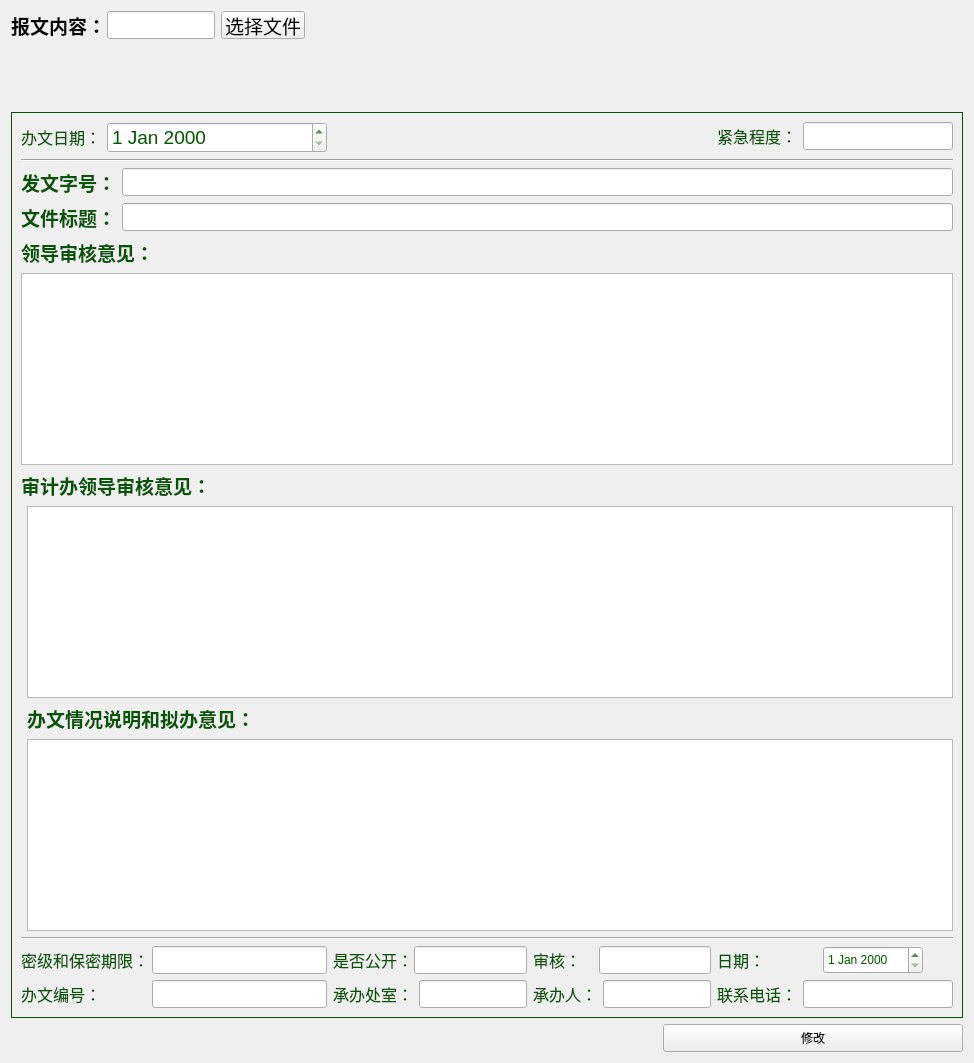
     <widget class="QWidget" name="page_basicinfo">
      <layout class="QGridLayout" name="gridLayout_6">
       <item row="2" column="0" colspan="2">
        <widget class="QWidget" name="widget_gwhead" native="true">
         <property name="minimumSize">
          <size>
           <width>0</width>
           <height>60</height>
          </size>
         </property>
         <property name="styleSheet">
          <string notr="true">image:url(:/resource_dir/gwdarkhead.png)</string>
         </property>
        </widget>
       </item>
       <item row="3" column="0" colspan="2">
        <widget class="QFrame" name="frame_2">
         <property name="styleSheet">
          <string notr="true">color: rgb(0, 85, 0);</string>
         </property>
         <property name="frameShape">
          <enum>QFrame::Box</enum>
         </property>
         <property name="frameShadow">
          <enum>QFrame::Plain</enum>
         </property>
         <layout class="QGridLayout" name="gridLayout">
          <item row="0" column="0">
           <layout class="QFormLayout" name="formLayout_35">
            <item row="0" column="0">
             <widget class="QLabel" name="label_34">
              <property name="font">
               <font>
                <pointsize>12</pointsize>
               </font>
              </property>
              <property name="text">
               <string>&lt;html&gt;&lt;head/&gt;&lt;body&gt;&lt;p&gt;&lt;span style=&quot; color:#005500;&quot;&gt;办文日期：&lt;/span&gt;&lt;/p&gt;&lt;/body&gt;&lt;/html&gt;</string>
              </property>
             </widget>
            </item>
            <item row="0" column="1">
             <widget class="QDateEdit" name="dateEdit_7">
              <property name="font">
               <font>
                <pointsize>14</pointsize>
               </font>
              </property>
             </widget>
            </item>
           </layout>
          </item>
          <item row="0" column="3">
           <layout class="QFormLayout" name="formLayout_36">
            <item row="0" column="0">
             <widget class="QLabel" name="label_35">
              <property name="font">
               <font>
                <pointsize>12</pointsize>
               </font>
              </property>
              <property name="text">
               <string>&lt;html&gt;&lt;head/&gt;&lt;body&gt;&lt;p&gt;&lt;span style=&quot; color:#005500;&quot;&gt;紧急程度：&lt;/span&gt;&lt;/p&gt;&lt;/body&gt;&lt;/html&gt;</string>
              </property>
             </widget>
            </item>
            <item row="0" column="1">
             <widget class="QLineEdit" name="lineEdit_29">
              <property name="minimumSize">
               <size>
                <width>150</width>
                <height>28</height>
               </size>
              </property>
              <property name="maximumSize">
               <size>
                <width>150</width>
                <height>0</height>
               </size>
              </property>
              <property name="font">
               <font>
                <pointsize>9</pointsize>
               </font>
              </property>
             </widget>
            </item>
           </layout>
          </item>
          <item row="1" column="0" colspan="4">
           <widget class="Line" name="line_4">
            <property name="sizePolicy">
             <sizepolicy hsizetype="Expanding" vsizetype="Fixed">
              <horstretch>0</horstretch>
              <verstretch>0</verstretch>
             </sizepolicy>
            </property>
            <property name="orientation">
             <enum>Qt::Horizontal</enum>
            </property>
           </widget>
          </item>
          <item row="2" column="0" colspan="4">
           <layout class="QFormLayout" name="formLayout_17">
            <item row="0" column="0">
             <widget class="QLabel" name="label_num">
              <property name="font">
               <font>
                <pointsize>14</pointsize>
                <weight>75</weight>
                <bold>true</bold>
               </font>
              </property>
              <property name="text">
               <string>&lt;html&gt;&lt;head/&gt;&lt;body&gt;&lt;p&gt;&lt;span style=&quot; color:#005500;&quot;&gt;发文字号：&lt;/span&gt;&lt;/p&gt;&lt;/body&gt;&lt;/html&gt;</string>
              </property>
             </widget>
            </item>
            <item row="0" column="1">
             <widget class="QLineEdit" name="lineEdit_num">
              <property name="sizePolicy">
               <sizepolicy hsizetype="Expanding" vsizetype="Fixed">
                <horstretch>0</horstretch>
                <verstretch>0</verstretch>
               </sizepolicy>
              </property>
              <property name="minimumSize">
               <size>
                <width>0</width>
                <height>28</height>
               </size>
              </property>
             </widget>
            </item>
           </layout>
          </item>
          <item row="3" column="0" colspan="4">
           <layout class="QFormLayout" name="formLayout_18">
            <item row="0" column="0">
             <widget class="QLabel" name="label_num_3">
              <property name="font">
               <font>
                <pointsize>14</pointsize>
                <weight>75</weight>
                <bold>true</bold>
               </font>
              </property>
              <property name="text">
               <string>&lt;html&gt;&lt;head/&gt;&lt;body&gt;&lt;p&gt;&lt;span style=&quot; color:#005500;&quot;&gt;文件标题：&lt;/span&gt;&lt;/p&gt;&lt;/body&gt;&lt;/html&gt;</string>
              </property>
             </widget>
            </item>
            <item row="0" column="1">
             <widget class="QLineEdit" name="lineEdit_num_3">
              <property name="sizePolicy">
               <sizepolicy hsizetype="Expanding" vsizetype="Fixed">
                <horstretch>0</horstretch>
                <verstretch>0</verstretch>
               </sizepolicy>
              </property>
              <property name="minimumSize">
               <size>
                <width>0</width>
                <height>28</height>
               </size>
              </property>
             </widget>
            </item>
           </layout>
          </item>
          <item row="4" column="0" colspan="4">
           <layout class="QFormLayout" name="formLayout_19">
            <item row="0" column="0">
             <widget class="QLabel" name="label_num_4">
              <property name="font">
               <font>
                <pointsize>14</pointsize>
                <weight>75</weight>
                <bold>true</bold>
               </font>
              </property>
              <property name="text">
               <string>&lt;html&gt;&lt;head/&gt;&lt;body&gt;&lt;p&gt;&lt;span style=&quot; color:#005500;&quot;&gt;领导审核意见：&lt;/span&gt;&lt;/p&gt;&lt;/body&gt;&lt;/html&gt;</string>
              </property>
             </widget>
            </item>
            <item row="1" column="0" colspan="2">
             <widget class="QTextEdit" name="textEdit_2"/>
            </item>
           </layout>
          </item>
          <item row="5" column="0" colspan="4">
           <layout class="QFormLayout" name="formLayout_20">
            <item row="0" column="0" colspan="2">
             <widget class="QLabel" name="label_num_5">
              <property name="font">
               <font>
                <pointsize>14</pointsize>
                <weight>75</weight>
                <bold>true</bold>
               </font>
              </property>
              <property name="text">
               <string notr="true">&lt;html&gt;&lt;head/&gt;&lt;body&gt;&lt;p&gt;&lt;span style=&quot; color:#005500;&quot;&gt;审计办领导审核意见：&lt;/span&gt;&lt;/p&gt;&lt;/body&gt;&lt;/html&gt;</string>
              </property>
             </widget>
            </item>
            <item row="1" column="1">
             <widget class="QTextEdit" name="textEdit_4"/>
            </item>
           </layout>
          </item>
          <item row="6" column="0" colspan="4">
           <layout class="QFormLayout" name="formLayout_21">
            <item row="2" column="1">
             <widget class="QTextEdit" name="textEdit_3"/>
            </item>
            <item row="1" column="1">
             <widget class="QLabel" name="label_num_6">
              <property name="font">
               <font>
                <pointsize>14</pointsize>
                <weight>75</weight>
                <bold>true</bold>
               </font>
              </property>
              <property name="text">
               <string notr="true">&lt;html&gt;&lt;head/&gt;&lt;body&gt;&lt;p&gt;&lt;span style=&quot; color:#005500;&quot;&gt;办文情况说明和拟办意见：&lt;/span&gt;&lt;/p&gt;&lt;/body&gt;&lt;/html&gt;</string>
              </property>
             </widget>
            </item>
           </layout>
          </item>
          <item row="7" column="0" colspan="4">
           <widget class="Line" name="line_3">
            <property name="sizePolicy">
             <sizepolicy hsizetype="Expanding" vsizetype="Fixed">
              <horstretch>0</horstretch>
              <verstretch>0</verstretch>
             </sizepolicy>
            </property>
            <property name="orientation">
             <enum>Qt::Horizontal</enum>
            </property>
           </widget>
          </item>
          <item row="8" column="0">
           <layout class="QFormLayout" name="formLayout_27">
            <item row="0" column="0">
             <widget class="QLabel" name="label_26">
              <property name="minimumSize">
               <size>
                <width>125</width>
                <height>0</height>
               </size>
              </property>
              <property name="maximumSize">
               <size>
                <width>100</width>
                <height>16777215</height>
               </size>
              </property>
              <property name="font">
               <font>
                <pointsize>12</pointsize>
               </font>
              </property>
              <property name="text">
               <string>&lt;html&gt;&lt;head/&gt;&lt;body&gt;&lt;p&gt;&lt;span style=&quot; color:#005500;&quot;&gt;密级和保密期限：&lt;/span&gt;&lt;/p&gt;&lt;/body&gt;&lt;/html&gt;</string>
              </property>
             </widget>
            </item>
            <item row="0" column="1">
             <widget class="QLineEdit" name="lineEdit_22">
              <property name="minimumSize">
               <size>
                <width>175</width>
                <height>28</height>
               </size>
              </property>
              <property name="maximumSize">
               <size>
                <width>175</width>
                <height>0</height>
               </size>
              </property>
             </widget>
            </item>
           </layout>
          </item>
          <item row="8" column="1">
           <layout class="QFormLayout" name="formLayout_28">
            <item row="0" column="0">
             <widget class="QLabel" name="label_27">
              <property name="minimumSize">
               <size>
                <width>75</width>
                <height>0</height>
               </size>
              </property>
              <property name="maximumSize">
               <size>
                <width>75</width>
                <height>16777215</height>
               </size>
              </property>
              <property name="font">
               <font>
                <pointsize>12</pointsize>
               </font>
              </property>
              <property name="text">
               <string>&lt;html&gt;&lt;head/&gt;&lt;body&gt;&lt;p&gt;&lt;span style=&quot; color:#005500;&quot;&gt;是否公开：&lt;/span&gt;&lt;/p&gt;&lt;/body&gt;&lt;/html&gt;</string>
              </property>
             </widget>
            </item>
            <item row="0" column="1">
             <widget class="QLineEdit" name="lineEdit_23">
              <property name="minimumSize">
               <size>
                <width>0</width>
                <height>28</height>
               </size>
              </property>
              <property name="maximumSize">
               <size>
                <width>120</width>
                <height>16777215</height>
               </size>
              </property>
             </widget>
            </item>
           </layout>
          </item>
          <item row="8" column="2">
           <layout class="QFormLayout" name="formLayout_29">
            <item row="0" column="0">
             <widget class="QLabel" name="label_28">
              <property name="minimumSize">
               <size>
                <width>60</width>
                <height>0</height>
               </size>
              </property>
              <property name="maximumSize">
               <size>
                <width>60</width>
                <height>16777215</height>
               </size>
              </property>
              <property name="font">
               <font>
                <pointsize>12</pointsize>
               </font>
              </property>
              <property name="text">
               <string>&lt;html&gt;&lt;head/&gt;&lt;body&gt;&lt;p&gt;&lt;span style=&quot; color:#005500;&quot;&gt;审核：&lt;/span&gt;&lt;/p&gt;&lt;/body&gt;&lt;/html&gt;</string>
              </property>
             </widget>
            </item>
            <item row="0" column="1">
             <widget class="QLineEdit" name="lineEdit_24">
              <property name="minimumSize">
               <size>
                <width>0</width>
                <height>28</height>
               </size>
              </property>
              <property name="maximumSize">
               <size>
                <width>150</width>
                <height>16777215</height>
               </size>
              </property>
             </widget>
            </item>
           </layout>
          </item>
          <item row="8" column="3">
           <layout class="QFormLayout" name="formLayout_30">
            <item row="0" column="0">
             <widget class="QLabel" name="label_29">
              <property name="minimumSize">
               <size>
                <width>100</width>
                <height>0</height>
               </size>
              </property>
              <property name="maximumSize">
               <size>
                <width>100</width>
                <height>16777215</height>
               </size>
              </property>
              <property name="font">
               <font>
                <pointsize>12</pointsize>
               </font>
              </property>
              <property name="text">
               <string>&lt;html&gt;&lt;head/&gt;&lt;body&gt;&lt;p&gt;&lt;span style=&quot; color:#005500;&quot;&gt;日期：&lt;/span&gt;&lt;/p&gt;&lt;/body&gt;&lt;/html&gt;</string>
              </property>
             </widget>
            </item>
            <item row="0" column="1">
             <widget class="QDateEdit" name="dateEdit_6">
              <property name="sizePolicy">
               <sizepolicy hsizetype="Fixed" vsizetype="Fixed">
                <horstretch>0</horstretch>
                <verstretch>0</verstretch>
               </sizepolicy>
              </property>
              <property name="minimumSize">
               <size>
                <width>100</width>
                <height>28</height>
               </size>
              </property>
              <property name="maximumSize">
               <size>
                <width>100</width>
                <height>28</height>
               </size>
              </property>
             </widget>
            </item>
           </layout>
          </item>
          <item row="9" column="0">
           <layout class="QFormLayout" name="formLayout_31">
            <item row="0" column="0">
             <widget class="QLabel" name="label_30">
              <property name="minimumSize">
               <size>
                <width>125</width>
                <height>0</height>
               </size>
              </property>
              <property name="maximumSize">
               <size>
                <width>125</width>
                <height>16777215</height>
               </size>
              </property>
              <property name="font">
               <font>
                <pointsize>12</pointsize>
               </font>
              </property>
              <property name="text">
               <string>&lt;html&gt;&lt;head/&gt;&lt;body&gt;&lt;p&gt;&lt;span style=&quot; color:#005500;&quot;&gt;办文编号：&lt;/span&gt;&lt;/p&gt;&lt;/body&gt;&lt;/html&gt;</string>
              </property>
             </widget>
            </item>
            <item row="0" column="1">
             <widget class="QLineEdit" name="lineEdit_25">
              <property name="minimumSize">
               <size>
                <width>175</width>
                <height>28</height>
               </size>
              </property>
              <property name="maximumSize">
               <size>
                <width>175</width>
                <height>16777215</height>
               </size>
              </property>
             </widget>
            </item>
           </layout>
          </item>
          <item row="9" column="1">
           <layout class="QFormLayout" name="formLayout_32">
            <item row="0" column="1">
             <widget class="QLineEdit" name="lineEdit_26">
              <property name="minimumSize">
               <size>
                <width>0</width>
                <height>28</height>
               </size>
              </property>
              <property name="maximumSize">
               <size>
                <width>120</width>
                <height>16777215</height>
               </size>
              </property>
             </widget>
            </item>
            <item row="0" column="0">
             <widget class="QLabel" name="label_31">
              <property name="font">
               <font>
                <pointsize>12</pointsize>
               </font>
              </property>
              <property name="text">
               <string>&lt;html&gt;&lt;head/&gt;&lt;body&gt;&lt;p&gt;&lt;span style=&quot; color:#005500;&quot;&gt;承办处室：&lt;/span&gt;&lt;/p&gt;&lt;/body&gt;&lt;/html&gt;</string>
              </property>
             </widget>
            </item>
           </layout>
          </item>
          <item row="9" column="2">
           <layout class="QFormLayout" name="formLayout_33">
            <item row="0" column="0">
             <widget class="QLabel" name="label_32">
              <property name="font">
               <font>
                <pointsize>12</pointsize>
               </font>
              </property>
              <property name="text">
               <string>&lt;html&gt;&lt;head/&gt;&lt;body&gt;&lt;p&gt;&lt;span style=&quot; color:#005500;&quot;&gt;承办人：&lt;/span&gt;&lt;/p&gt;&lt;/body&gt;&lt;/html&gt;</string>
              </property>
             </widget>
            </item>
            <item row="0" column="1">
             <widget class="QLineEdit" name="lineEdit_27">
              <property name="minimumSize">
               <size>
                <width>0</width>
                <height>28</height>
               </size>
              </property>
              <property name="maximumSize">
               <size>
                <width>150</width>
                <height>16777215</height>
               </size>
              </property>
             </widget>
            </item>
           </layout>
          </item>
          <item row="9" column="3">
           <layout class="QFormLayout" name="formLayout_34">
            <item row="0" column="0">
             <widget class="QLabel" name="label_33">
              <property name="font">
               <font>
                <pointsize>12</pointsize>
               </font>
              </property>
              <property name="text">
               <string>&lt;html&gt;&lt;head/&gt;&lt;body&gt;&lt;p&gt;&lt;span style=&quot; color:#005500;&quot;&gt;联系电话：&lt;/span&gt;&lt;/p&gt;&lt;/body&gt;&lt;/html&gt;</string>
              </property>
             </widget>
            </item>
            <item row="0" column="1">
             <widget class="QLineEdit" name="lineEdit_28">
              <property name="minimumSize">
               <size>
                <width>150</width>
                <height>28</height>
               </size>
              </property>
              <property name="maximumSize">
               <size>
                <width>150</width>
                <height>16777215</height>
               </size>
              </property>
             </widget>
            </item>
           </layout>
          </item>
         </layout>
        </widget>
       </item>
       <item row="1" column="0">
        <layout class="QHBoxLayout" name="horizontalLayout_2">
         <item>
          <widget class="QLabel" name="label_file_3">
           <property name="maximumSize">
            <size>
             <width>90</width>
             <height>16777215</height>
            </size>
           </property>
           <property name="font">
            <font>
             <pointsize>14</pointsize>
             <weight>75</weight>
             <bold>true</bold>
            </font>
           </property>
           <property name="text">
            <string>&lt;html&gt;&lt;head/&gt;&lt;body&gt;&lt;p&gt;&lt;span style=&quot; color:#000000;&quot;&gt;报文内容：&lt;/span&gt;&lt;/p&gt;&lt;/body&gt;&lt;/html&gt;</string>
           </property>
          </widget>
         </item>
         <item>
          <widget class="QLineEdit" name="lineEdit_file_3">
           <property name="sizePolicy">
            <sizepolicy hsizetype="Fixed" vsizetype="Fixed">
             <horstretch>0</horstretch>
             <verstretch>0</verstretch>
            </sizepolicy>
           </property>
           <property name="minimumSize">
            <size>
             <width>0</width>
             <height>28</height>
            </size>
           </property>
           <property name="maximumSize">
            <size>
             <width>200</width>
             <height>28</height>
            </size>
           </property>
          </widget>
         </item>
         <item>
          <widget class="QPushButton" name="pushButton_file">
           <property name="sizePolicy">
            <sizepolicy hsizetype="Fixed" vsizetype="Fixed">
             <horstretch>0</horstretch>
             <verstretch>0</verstretch>
            </sizepolicy>
           </property>
           <property name="minimumSize">
            <size>
             <width>0</width>
             <height>28</height>
            </size>
           </property>
           <property name="maximumSize">
            <size>
             <width>150</width>
             <height>28</height>
            </size>
           </property>
           <property name="font">
            <font>
             <pointsize>14</pointsize>
            </font>
           </property>
           <property name="text">
            <string>选择文件</string>
           </property>
          </widget>
         </item>
        </layout>
       </item>
       <item row="1" column="1">
        <spacer name="horizontalSpacer">
         <property name="orientation">
          <enum>Qt::Horizontal</enum>
         </property>
         <property name="sizeHint" stdset="0">
          <size>
           <width>40</width>
           <height>20</height>
          </size>
         </property>
        </spacer>
       </item>
       <item row="6" column="1" alignment="Qt::AlignRight">
        <widget class="QPushButton" name="pushButton_2">
         <property name="sizePolicy">
          <sizepolicy hsizetype="Expanding" vsizetype="Expanding">
           <horstretch>0</horstretch>
           <verstretch>0</verstretch>
          </sizepolicy>
         </property>
         <property name="minimumSize">
          <size>
           <width>300</width>
           <height>28</height>
          </size>
         </property>
         <property name="maximumSize">
          <size>
           <width>300</width>
           <height>28</height>
          </size>
         </property>
         <property name="text">
          <string>修改</string>
         </property>
        </widget>
       </item>
      </layout>
     </widget>
